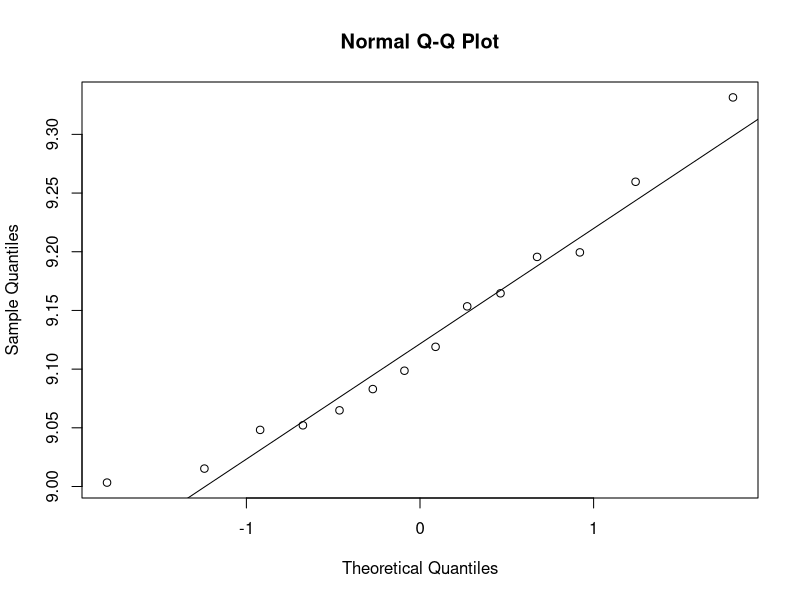
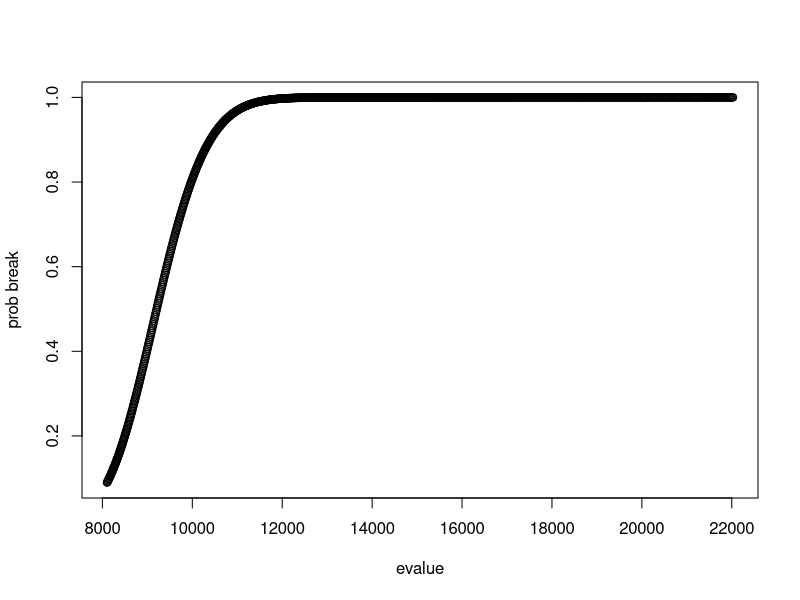

These charts were generated, in order, by the following R code:
# E for ASTM D638

# data for D638
thickness_D638 =c(0.198, 0.198, 0.123, 0.123, 0.123, 0.123, 0.123, 0.123, 0.123, 0.123, 0.092, 0.092, 0.063, 0.063)
width_D638=c(0.2, 0.1, 0.2, 0.15, 0.15, 0.1, 0.1, 0.1, 0.05, 0.05, 0.2, 0.088, 0.2, 0.07)
force_D638=c(447, 208, 220, 181.8, 182.5, 105, 116.2, 117.5, 50, 50.6, 162, 70, 115, 37.5)

e_D638 = c(force_D638/(width_D638*thickness_D638))




outlierTest <- function(){
  
}



findE <- function(y) {

  qqnorm(log(y))#test if log norm works y is cumlitive distribution function 
  
  qqline(log(y)) #line must go near points to prove model will represent data well
  
  mny = mean(log(y))
  
  #log normal works well with failure strength data
  
  sty = sd(log(y))
  
  range(log(y))
  
  seq.y = seq(from=9,to=10, length=1000)
  
  pr.break = pnorm(seq.y,mny,sty)
  plot(exp(seq.y),pr.break,xlab='evalue',ylab='prob break')
  
}

findE(e_D638)